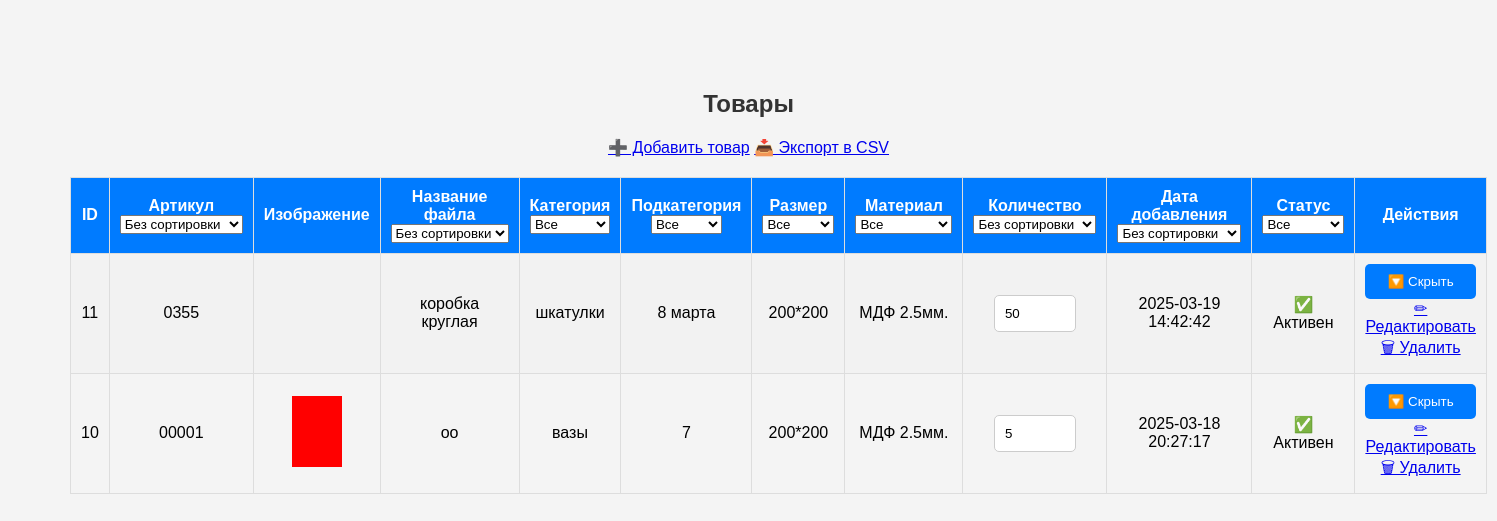
Screenshot of /admin/products.php (signed in) with the database file from the repository.
### tables this page shows
CREATE TABLE `products` (
  `id` int(11) NOT NULL AUTO_INCREMENT,
  `name` varchar(255) NOT NULL,
  `description` text DEFAULT NULL,
  `price` decimal(10,2) NOT NULL,
  `image` varchar(255) DEFAULT NULL,
  `category` varchar(100) DEFAULT NULL,
  `stock` int(11) DEFAULT 0,
  `created_at` timestamp NOT NULL DEFAULT current_timestamp(),
  `category_id` int(11) NOT NULL,
  `images` text DEFAULT NULL,
  `sku` varchar(50) NOT NULL,
  `subcategory` varchar(100) NOT NULL,
  `size` varchar(50) NOT NULL,
  `material` varchar(100) NOT NULL,
  `status` tinyint(1) NOT NULL DEFAULT 1,
  PRIMARY KEY (`id`)
);

CREATE TABLE `categories` (
  `id` int(11) NOT NULL AUTO_INCREMENT,
  `name` varchar(100) NOT NULL,
  PRIMARY KEY (`id`),
  UNIQUE KEY `name` (`name`)
);

CREATE TABLE `subcategories` (
  `id` int(11) NOT NULL AUTO_INCREMENT,
  `category_id` int(11) NOT NULL,
  `name` varchar(100) NOT NULL,
  PRIMARY KEY (`id`),
  KEY `category_id` (`category_id`),
  CONSTRAINT `subcategories_ibfk_1` FOREIGN KEY (`category_id`) REFERENCES `categories` (`id`) ON DELETE CASCADE
);

CREATE TABLE `sizes` (
  `id` int(11) NOT NULL AUTO_INCREMENT,
  `name` varchar(50) NOT NULL,
  PRIMARY KEY (`id`),
  UNIQUE KEY `name` (`name`)
);

CREATE TABLE `materials` (
  `id` int(11) NOT NULL AUTO_INCREMENT,
  `name` varchar(100) NOT NULL,
  PRIMARY KEY (`id`),
  UNIQUE KEY `name` (`name`)
);

### admin/products.php (the view, shortened to what this page needs)
<?php
require_once '../database/db.php';
$query = "SELECT p.*, c.name AS category_name, s.name AS subcategory_name, sz.name AS size_name, m.name AS material_name
          FROM products p
          LEFT JOIN categories c ON p.category = c.id
          LEFT JOIN subcategories s ON p.subcategory = s.id
          LEFT JOIN sizes sz ON p.size = sz.id
          LEFT JOIN materials m ON p.material = m.id
          WHERE 1";
$params = [];
$sort_options = [];
if (!empty($sort_options)) {
    $query .= " ORDER BY " . implode(", ", $sort_options);
} else {
    $query .= " ORDER BY p.created_at DESC";
}
$stmt = $conn->prepare($query);
$stmt->execute($params);
$products = $stmt->fetchAll(PDO::FETCH_ASSOC);
?>
<!DOCTYPE html>
<html lang="ru">
<head>
    <link rel="stylesheet" href="styles.css">
</head>
<body>
<h2>Товары</h2>
<a href="add_product.php">➕ Добавить товар</a>
<a href="export_products.php">📥 Экспорт в CSV</a>
<table border="1">
    <tr>
        <th>ID</th>
        <th>
            Артикул<br>
            <select name="sku_sort" onchange="filterProducts()">
                <option value="">Без сортировки</option>
            </select>
        </th>
        <th>Изображение</th>
        <th>
            Название файла<br>
            <select name="name_sort" onchange="filterProducts()">
                <option value="">Без сортировки</option>
            </select>
        </th>
        <th>
            Категория<br>
            <select name="category" onchange="filterProducts()">
                <option value="">Все</option>
            </select>
        </th>
        <th>
            Подкатегория<br>
            <select name="subcategory" onchange="filterProducts()">
                <option value="">Все</option>
            </select>
        </th>
        <th>
            Размер<br>
            <select name="size" onchange="filterProducts()">
                <option value="">Все</option>
            </select>
        </th>
        <th>
            Материал<br>
            <select name="material" onchange="filterProducts()">
                <option value="">Все</option>
            </select>
        </th>
        <th>
            Количество<br>
            <select name="stock_sort" onchange="filterProducts()">
                <option value="">Без сортировки</option>
            </select>
        </th>
        <th>
            Дата добавления<br>
            <select name="date_sort" onchange="filterProducts()">
                <option value="">Без сортировки</option>
            </select>
        </th>
        <th>
    Статус<br>
    <select name="status" onchange="filterProducts()">
        <option value="">Все</option>
    </select>
</th>
        <th>Действия</th>
    </tr>
    <?php foreach ($products as $product): ?>
    <tr <?= ($product['stock'] < 5) ? 'style="background-color: #ffcccc;"' : ''; ?>>
        <td><?= $product['id']; ?></td>
        <td><?= htmlspecialchars($product['sku']); ?></td>
        <td>
            <?php
            $images = json_decode($product['images'], true);
            if (!empty($images)) {
                echo '<img src="/mysterymakers/' . $images[0] . '" width="50">';
            }
            ?>
        </td>
        <td><?= htmlspecialchars($product['name']); ?></td>
        <td><?= htmlspecialchars($product['category_name']); ?></td>
        <td><?= htmlspecialchars($product['subcategory_name']); ?></td>
        <td><?= htmlspecialchars($product['size_name']); ?></td>
        <td><?= htmlspecialchars($product['material_name']); ?></td>
        <td>
            <input type="number" value="<?= $product['stock']; ?>"
       style="width: 60px;"
                   onchange="updateStock(<?= $product['id']; ?>, this.value)">
        </td>
        <td><?= $product['created_at']; ?></td>
        <td>
    <?= ($product['status'] == 1) ? '✅ Активен' : '❌ Скрыт'; ?>
</td>
        <td>
        <button onclick="toggleStatus(<?= $product['id']; ?>)">
        <?= ($product['status'] == 1) ? '🔽 Скрыть' : '🔼 Показать'; ?>
    </button>
            <a href="edit_product.php?id=<?= $product['id']; ?>">✏ Редактировать</a>
            <a href="delete_product.php?id=<?= $product['id']; ?>" onclick="return confirm('Удалить товар?');">🗑 Удалить</a>
        </td>
    </tr>
    <?php endforeach; ?>
</table>
</body>
</html>

### admin/styles.css (style rules this page uses)
body { font-family: Arial, sans-serif; margin: 20px; }
h2 { color: #333; }
body { font-family: Arial, sans-serif; background-color: #f4f4f4; text-align: center; padding: 50px; }
input { width: 100%; padding: 10px; margin: 5px 0; border: 1px solid #ccc; border-radius: 5px; }
button { width: 100%; padding: 10px; background: #007bff; color: white; border: none; border-radius: 5px; cursor: pointer; }
table { width: 100%; border-collapse: collapse; margin-top: 20px; }
th, td { border: 1px solid #ddd; padding: 10px; text-align: center; }
th { background-color: #007bff; color: white; }
tr:nth-child(even) { background-color: #f2f2f2; }

### rows the page displays
products: id "11", sku "0355", name "коробка круглая", categories.name "шкатулки", subcategories.name "8 марта", sizes.name "200*200", materials.name "МДФ 2.5мм.", stock "50", created_at "2025-03-19 14:42:42", status "✅ Активен"
products: id "10", sku "00001", name "oo", category.name "вазы", subcategories.name "7", sizes.name "200*200", materials.name "МДФ 2.5мм.", stock "5", created_at "2025-03-18 20:27:17", status "✅ Активен"
